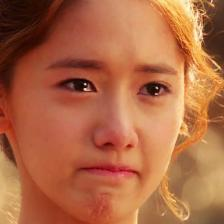
#> input picture images/112.jpg, 224 x 224 px, given in place of the camera
$ python face_detection_haar_vid.py
#> lines starting #> are read from the running program, lines starting #| are printed output that depends on the picture
# [50 lines of commented-out code are left out]
from imutils.video import VideoStream
import argparse
import imutils
import time
import cv2

# construct the argument parser and parse the arguments
ap = argparse.ArgumentParser()
ap.add_argument("-c", "--cascade", type=str,
	default="haarcascade_frontalface_default.xml",
	help="path to haar cascade face detector")
args = vars(ap.parse_args())

# load the haar cascade face detector from
print("[INFO] loading face detector...")
detector = cv2.CascadeClassifier(args["cascade"])

# initialize the video stream and allow the camera sensor to warm up
print("[INFO] starting video stream...")
vs = VideoStream(src=0).start()
time.sleep(2.0)

# loop over the frames from the video stream
while True:
	# grab the frame from the video stream, resize it, and convert it
	# to grayscale
	frame = vs.read()
#> frame is the input picture: shape (224, 224, 3); mean B, G, R 68.5, 104.4, 175.1
	frame = imutils.resize(frame, width=500)
#> frame: shape (500, 500, 3)
	gray = cv2.cvtColor(frame, cv2.COLOR_BGR2GRAY)
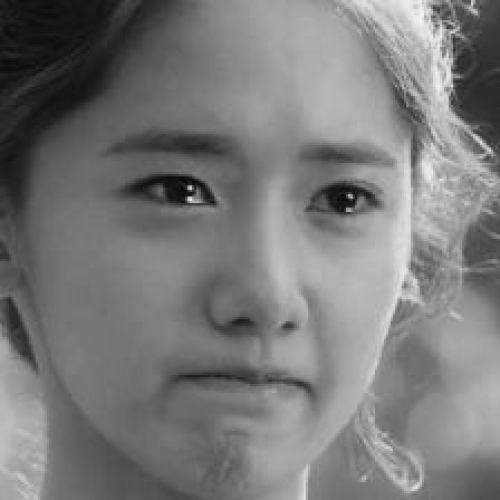
#> gray: shape (500, 500); min 4, max 245, mean 121.4

	# perform face detection
	rects = detector.detectMultiScale(gray, scaleFactor=1.05,
		minNeighbors=5, minSize=(30, 30),
		flags=cv2.CASCADE_SCALE_IMAGE)
#> rects = [[57, 43, 404, 404]]

	# loop over the bounding boxes
	for (x, y, w, h) in rects:
		# draw the face bounding box on the image
		cv2.rectangle(frame, (x, y), (x + w, y + h), (0, 255, 0), 2)
#> this loop made 1 pass
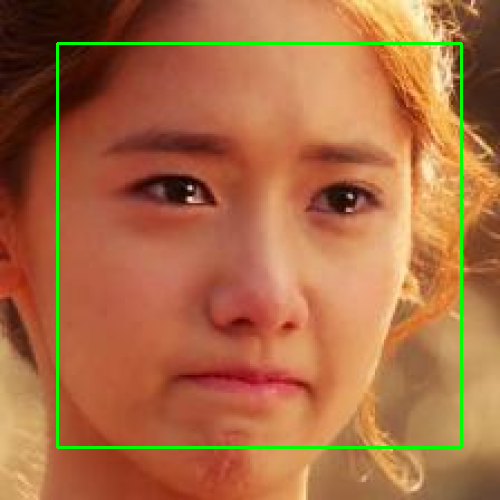
#> frame: shape (500, 500, 3); mean B, G, R 67.2, 107.3, 171.7

	# show the output frame
	cv2.imshow("Frame", frame)
	key = cv2.waitKey(1) & 0xFF
#> (key q is pressed here)

	# if the `q` key was pressed, break from the loop
	if key == ord("q"):
		break

# do a bit of cleanup
cv2.destroyAllWindows()
vs.stop()

$ run again, on images/145.jpg
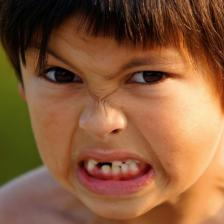
#> input picture images/145.jpg, 224 x 224 px, given in place of the camera
#> frame is the input picture: shape (224, 224, 3); mean B, G, R 58.6, 91, 136.9
#> `gray = cv2.cvtColor(frame, cv2.COLOR_BGR2GRAY)`:
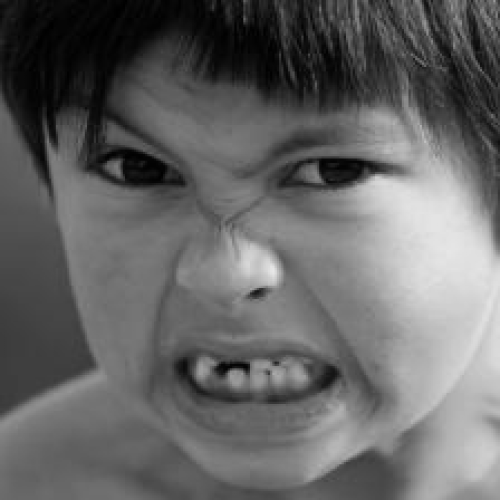
#> gray: shape (500, 500); min 0, max 232, mean 101
#> rects = [[24, 32, 429, 429]]
#> the loop `for (x, y, w, h) in rects:` made 1 pass
#> after the loop `for (x, y, w, h) in rects:`:
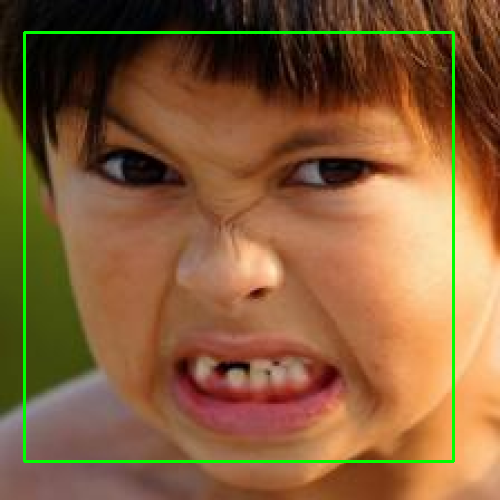
#> frame: shape (500, 500, 3); mean B, G, R 57.5, 94.5, 134.4

$ run again, on images/150.jpg
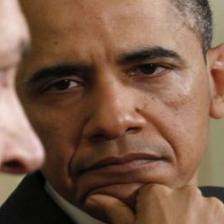
#> input picture images/150.jpg, 224 x 224 px, given in place of the camera
#> frame is the input picture: shape (224, 224, 3); mean B, G, R 73, 92.8, 124.9
#> `gray = cv2.cvtColor(frame, cv2.COLOR_BGR2GRAY)`:
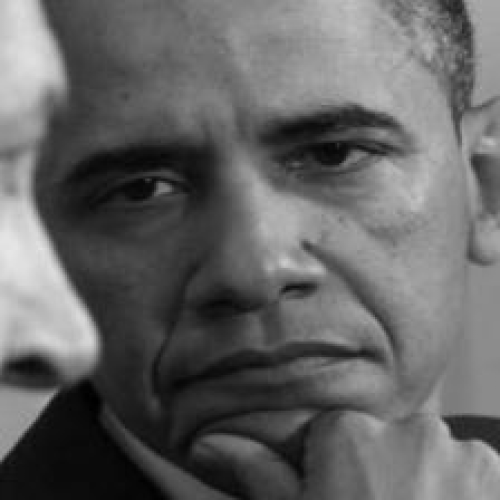
#> gray: shape (500, 500); min 0, max 231, mean 100.1
#> rects = [[34, 11, 413, 413]]
#> the loop `for (x, y, w, h) in rects:` made 1 pass
#> after the loop `for (x, y, w, h) in rects:`:
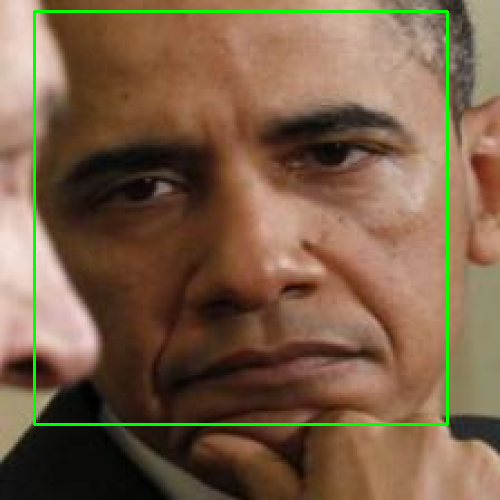
#> frame: shape (500, 500, 3); mean B, G, R 71.1, 95.6, 122

$ run again, on images/205.jpg
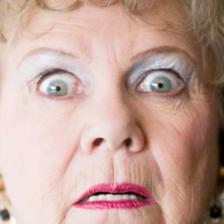
#> input picture images/205.jpg, 224 x 224 px, given in place of the camera
#> frame is the input picture: shape (224, 224, 3); mean B, G, R 152, 161.9, 194
#> frame: shape (500, 500, 3)
#> `gray = cv2.cvtColor(frame, cv2.COLOR_BGR2GRAY)`:
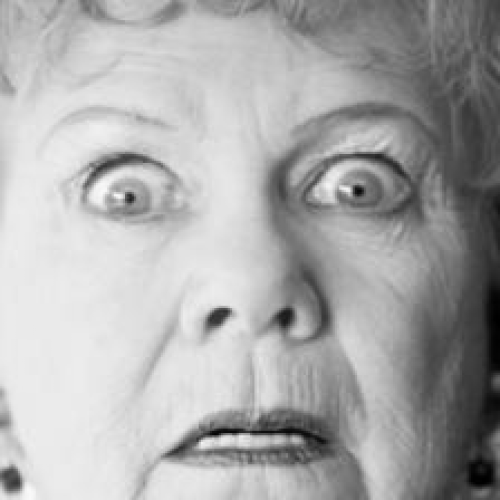
#> gray: shape (500, 500); min 0, max 249, mean 170.3
#> rects = ()
